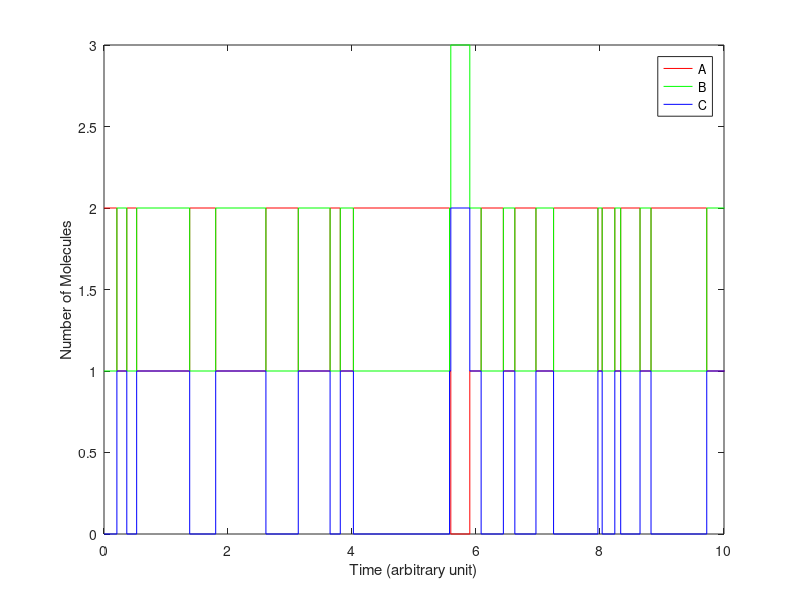
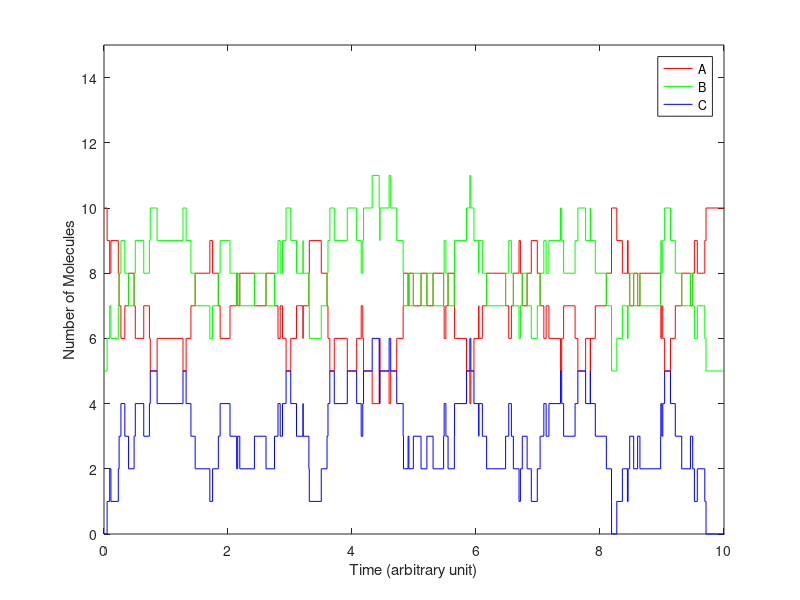
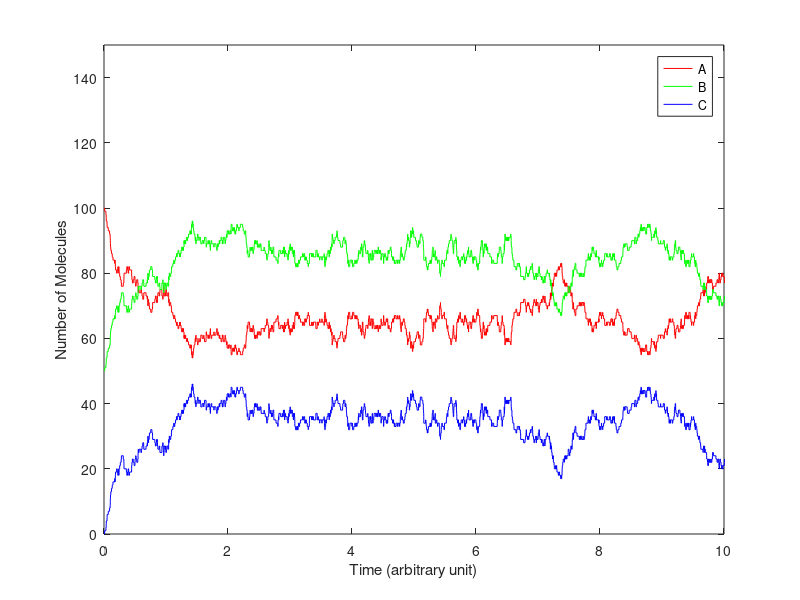
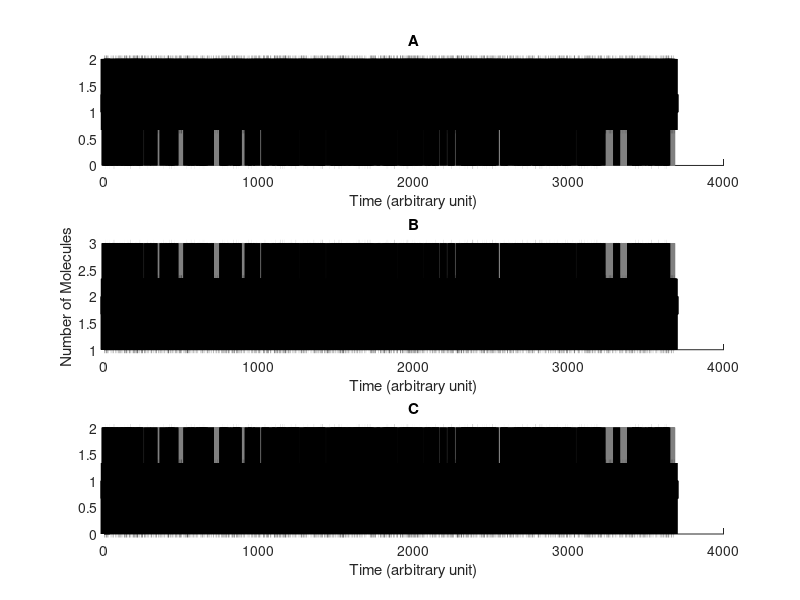

Write the MATLAB code that produced these figures, in order. (Note: this script raises an error after producing the figures.)
function hw4()
    clc;
    close all;
    IC = [ 2 1 0 ];
    k = [ 1 1 ];
    [N,T] = SSA(IC,k);
    fig = figure;
    stairs(T,N(:,1),'r');
    hold on;
    stairs(T,N(:,2),'g');
    stairs(T,N(:,3),'b');
    axis([ 0 10 0 3 ]);
    xlabel('Time (arbitrary unit)');
    ylabel('Number of Molecules');
    legend('A','B','C');
    saveas(fig,'../img/c.1.jpg');

    IC = [ 10 5 0 ];
    k = [ 1 1/5 ];
    [N,T] = SSA(IC,k);
    fig = figure;
    stairs(T,N(:,1),'r');
    hold on;
    stairs(T,N(:,2),'g');
    stairs(T,N(:,3),'b');
    axis([ 0 10 0 15 ]);
    xlabel('Time (arbitrary unit)');
    ylabel('Number of Molecules');
    legend('A','B','C');
    saveas(fig,'../img/c.2.jpg');

    IC = [ 100 50 0 ];
    k = [ 1 1/50 ];
    [N,T] = SSA(IC,k);
    fig = figure;
    stairs(T,N(:,1),'r');
    hold on;
    stairs(T,N(:,2),'g');
    stairs(T,N(:,3),'b');
    xlabel('Time (arbitrary unit)');
    ylabel('Number of Molecules');
    axis([ 0 10 0 150 ]);
    legend('A','B','C');
    saveas(fig,'../img/c.3.jpg'); 
    
    IC = [ 2 1 0 ];
    k = [ 1 1 ];
    fig = ensemble(IC,k,3);
    saveas(fig,'../img/d.1.jpg');
    fig = ensemble(IC,k,10);
    saveas(fig,'../img/d.2.jpg');
    fig = ensemble(IC,k,100);
    saveas(fig,'../img/d.3.jpg');
    
    tspan = [0 10];
    y0 = [ 2; 1; 0;];
    [t,y] = ode45(@ODE_e,tspan,y0);
    fig = figure;
    plot(t,y(:,1),'r');
    hold on;
    plot(t,y(:,2),'g');
    plot(t,y(:,3),'b');
    xlabel('Time (s)');
    ylabel('Concentration (mM)');
    axis([ 0 10 0 3]);
    legend('A','B','C');
    saveas(fig,'../img/e.jpg');


end

function fig = ensemble(IC,k,n)
    fig = figure;
    [N,T] = SSA(IC,k);
    ax1 = subplot(3,1,1);
    hold on;
    ax2 = subplot(3,1,2);
    hold on;
    ax3 = subplot(3,1,3);
    hold on;
    stairs(ax1,T,N(:,1),'Color',[0.5 0.5 0.5]);
    stairs(ax2,T,N(:,2),'Color',[0.5 0.5 0.5]);
    stairs(ax3,T,N(:,3),'Color',[0.5 0.5 0.5]);
    state(1)=interp1(T,N(:,1),10,'previous');
    N_T = N;
    for i = 1:n-1
        [N,T] = SSA(IC,k);
        stairs(ax1,T,N(:,1),'Color',[0.5 0.5 0.5]);
        stairs(ax2,T,N(:,2),'Color',[0.5 0.5 0.5]);
        stairs(ax3,T,N(:,3),'Color',[0.5 0.5 0.5]);
        state(n)=interp1(T,N(:,1),10,'previous');
        N_T = N_T + N;
    end
    N_T = N_T/n;
    stairs(ax1,T,N_T(:,1),'Color','black','LineWidth',5);
    stairs(ax2,T,N_T(:,2),'Color','black','LineWidth',5);
    stairs(ax3,T,N_T(:,3),'Color','black','LineWidth',5);
    title(ax1,'A');
    title(ax2,'B');
    title(ax3,'C');
    xlabel(ax1,'Time (arbitrary unit)');
    xlabel(ax2,'Time (arbitrary unit)');
    ylabel(ax2,'Number of Molecules');
    xlabel(ax3,'Time (arbitrary unit)');
    axis([ ax1 ax2 ax3 ],[ 0 10 0 3 ]);
    C = categorical(state,[0 1 2],{'(0,3,2)','(1,2,1)','(2,1,0)'});
    [N,Categories] = histcounts(C);
    N
    Categories
end

function [N,T]= SSA(IC,k)
    A = IC(1);
    B = IC(2);
    C = IC(3);
    k1 = k(1);
    km1 = k(2);
    t = 0;
    Tend = 10000;
    T(1) = 0;
    N(1,:) = [ A B C];
    for j = 2:Tend
        a1 = k1 * A;
        am1 = km1 * B *C;
        asum = a1 + am1;
        % update time
        t = t + log(1/rand(1))/asum;
        % state transition
        mu = rand(1);
        if mu < a1/asum
        	B = B + 1;
            C = C + 1;
            A = A - 1;
        else  %  a1/asum  <=  mu < 1
            A = A + 1;
           	B = B - 1;
            C = C - 1;
        end
        T(j) = t;
        N(j,:) = [A B C];
    end
end

function dydt = ODE_e(t,y)
    k1 = 1;
    km1 = 1;
    dydt(1,1) = - k1 * y(1) + km1 * y(2) * y(3);
    dydt(2,1) = k1 * y(1) - km1 * y(2) * y(3);
    dydt(3,1) = k1 * y(1) - km1 * y(2) * y(3);
end
